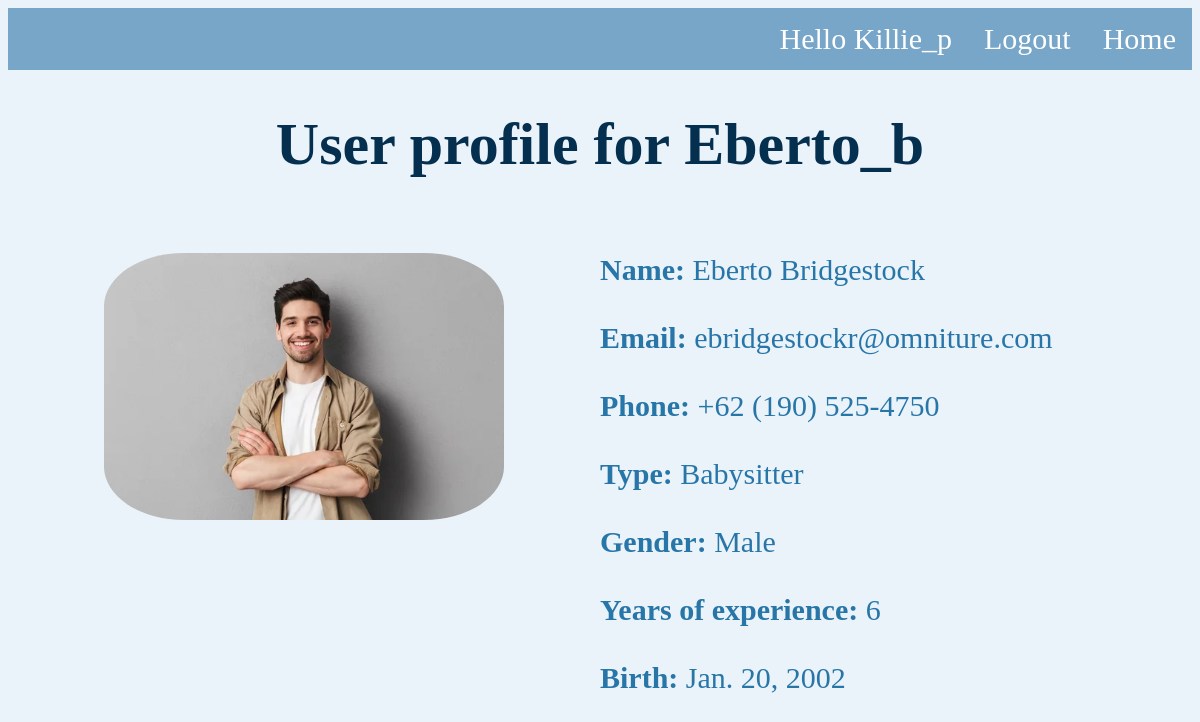
Screenshot of /Eberto_b/ (signed in) with the database file from the repository.
### accounts/models.py (models this page shows, shortened)
class Profile(models.Model):
    user = models.ForeignKey(User, on_delete=models.CASCADE)
    username=models.CharField(max_length = 100)
    userid = models.IntegerField()
    type = models.CharField(max_length=300, choices = CHOICES_TYPE)
    gender = models.CharField(max_length=300, choices = CHOICES_GENDER)
    name = models.CharField(max_length=100)
    email = models.CharField(max_length=100)
    phone = models.CharField(blank=True,max_length=20)
    profileimg = models.ImageField(default='defaul_profile.jpg', blank=True) # TODO change the default img in assets

class Details(models.Model):
    user = models.ForeignKey(User, on_delete=models.CASCADE)
    userid = models.IntegerField()
    username = models.CharField(max_length=100)
    birth = models.DateField(default=date.today)
    exp = models.IntegerField(default=0) # years of experience

### accounts/views.py (the view)
# urls.py: path('<str:username>/', views.info_view, name='info')
@login_required(login_url='accounts:login_form')
def info_view(request, username):
    user = User.objects.get(username=username)
    user_profile = Profile.objects.get(user=user)
    print(request.path.strip("/"))
    if user_profile.type == "Babysitter":
        bs_details = Details.objects.get(user=user)
        return render(request, 'accounts/info.html', {'user_profile' : user_profile,
                                                      'user_data' : user,
                                                      'bs_details' : bs_details})
    else:
        return render(request, 'accounts/info.html', {'user_profile': user_profile,
                                                      'user_data': user})

### templates/accounts/info.html
{% extends 'base_layout.html' %}
{% load widget_tweaks %}
{% block content %}
<h1>User profile for {{user_data.username}}</h1>
<div class="user-profile">
    <div class ="profile-img">
        <br><img src="{{user_profile.profileimg.url}}"
            width = "400px"
            height =  "auto"
        ></br>
    </div>
    <div class = "info">
        <br><span class ="bold">Name: </span>{{user_profile.name}}</br>
        <br><span class ="bold">Email: </span>{{user_profile.email}}</br>
        <br><span class ="bold">Phone: </span>{{user_profile.phone}}</br>
        <br><span class ="bold">Type: </span>{{user_profile.type}}</br>
        <br><span class ="bold">Gender: </span>{{user_profile.gender}}</br>
        {% if user_profile.type == "Babysitter" %}
        <br><span class ="bold">Years of experience: </span>{{bs_details.exp}}</br>
        <br><span class ="bold">Birth: </span>{{bs_details.birth}}</br>
        {% endif %}
    </div>
</div>
{% endblock %}

### templates/base_layout.html (shortened to what this page needs)
{% load static %}
<!DOCTYPE html>
<html lang="en">
<head>
    <link rel="stylesheet" href="{% static 'mystyle2.css' %}">
</head>
<body>
<div class="wrapper">
    <nav>
        <ul>
            <li><a href="{% url 'homepage' %}">Home</a></li>
        {% if user.is_authenticated %}
            <li>
            <form  action="{% url 'accounts:logout' %}" method="post">
            <button class="logout-link" type="submit">Logout</button>
            </form>
            </li>
            <li><a href="{% url 'accounts:wellcome' %}">Hello {{user}}</a></li>
        {% else %}
            <li><a href="{% url 'accounts:login_form' %}">Login</a></li>
            <li><a href="{% url 'accounts:singup_form' %}">Signup</a></li>
        {% endif %}
        </ul>
    </nav>
    {% block content %}
    {% endblock %}
</div>
</body>
</html>

### assets/mystyle2.css (style rules this page uses)
body { background-color: #EAF3FA; font-size: 30px; }
h1 { color: #052F4F; text-align: center; }
.bold { font-weight: bold; }
button { background: #77A6C9; border: none; color: white; padding: 14px 16px; text-decoration: none; font-family: "Times New Roman", Times, serif; font-size: 30px; border-radius: 20px; }
.logout-link { border-radius: 0; font-size: 30px; }
.wrapper nav ul { list-style-type: none; margin: 0; padding: 0; overflow: hidden; background-color: #77A6C9; }
.wrapper nav li { float: right; }
.wrapper nav li a { display: block; color: white; text-align: center; padding: 14px 16px; text-decoration: none; }
img { border-radius: 20%; }
.profile-img { text-align:center; }
.user-profile { color:#2876A8; display: grid; grid-template-columns: repeat(2, 1fr); }

### rows the page displays
Profile: profileimg (picture), name "Eberto Bridgestock", email "ebridgestockr@omniture.com", phone "+62 (190) 525-4750", type "Babysitter", gender "Male"
Details: exp "6", birth "Jan. 20, 2002"

### other values shown
{{ user }} "Killie_p"
{{ user_data.username }} "Eberto_b"
